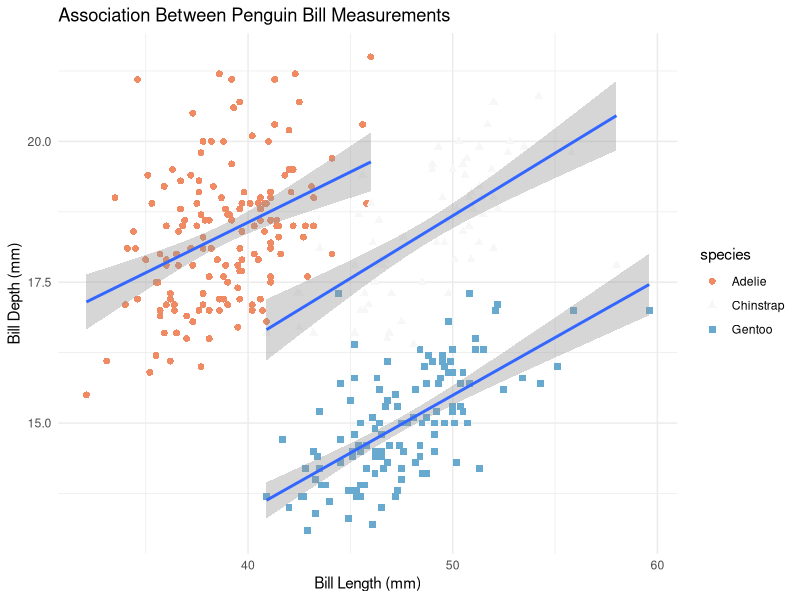
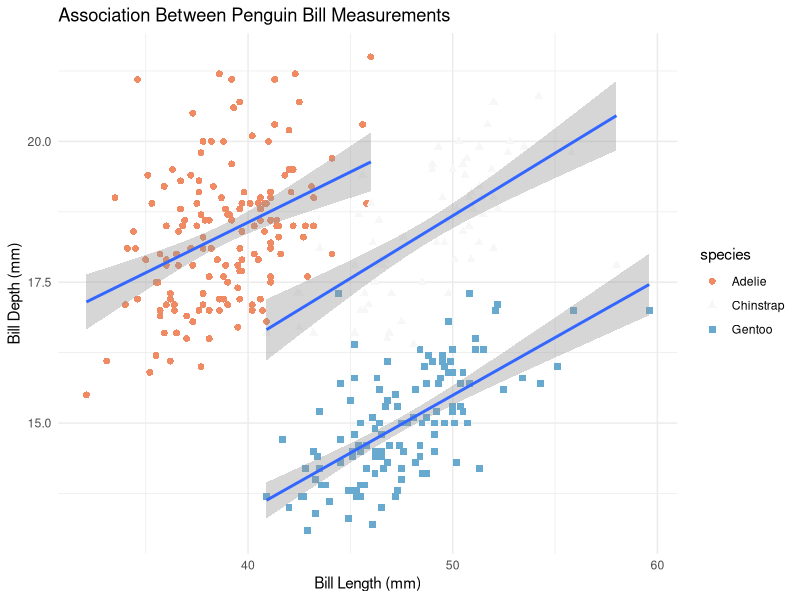

Source code (R) for these figures, in order:
# Need ggplot2
library(ggplot2)
library(palmerpenguins)
library(ggthemes)

penguin_gg <- ggplot(data = penguins, aes(x = bill_length_mm, y = bill_depth_mm)) +
  geom_point(aes(color = species, shape = species), size = 2) +
  labs(x = "Bill Length (mm)", y = "Bill Depth (mm)",
       title = "Association Between Penguin Bill Measurements") +
  geom_smooth(aes(group = species), method = "lm") +
  theme_minimal() + 
  scale_color_manual(values = c("#ef8a62", "#f7f7f7", "#67a9cf"))
penguin_gg


ggsave("penguin_plot.jpg", penguin_gg, dpi = 600, units = "in", width = 4, 
       height = 7)
